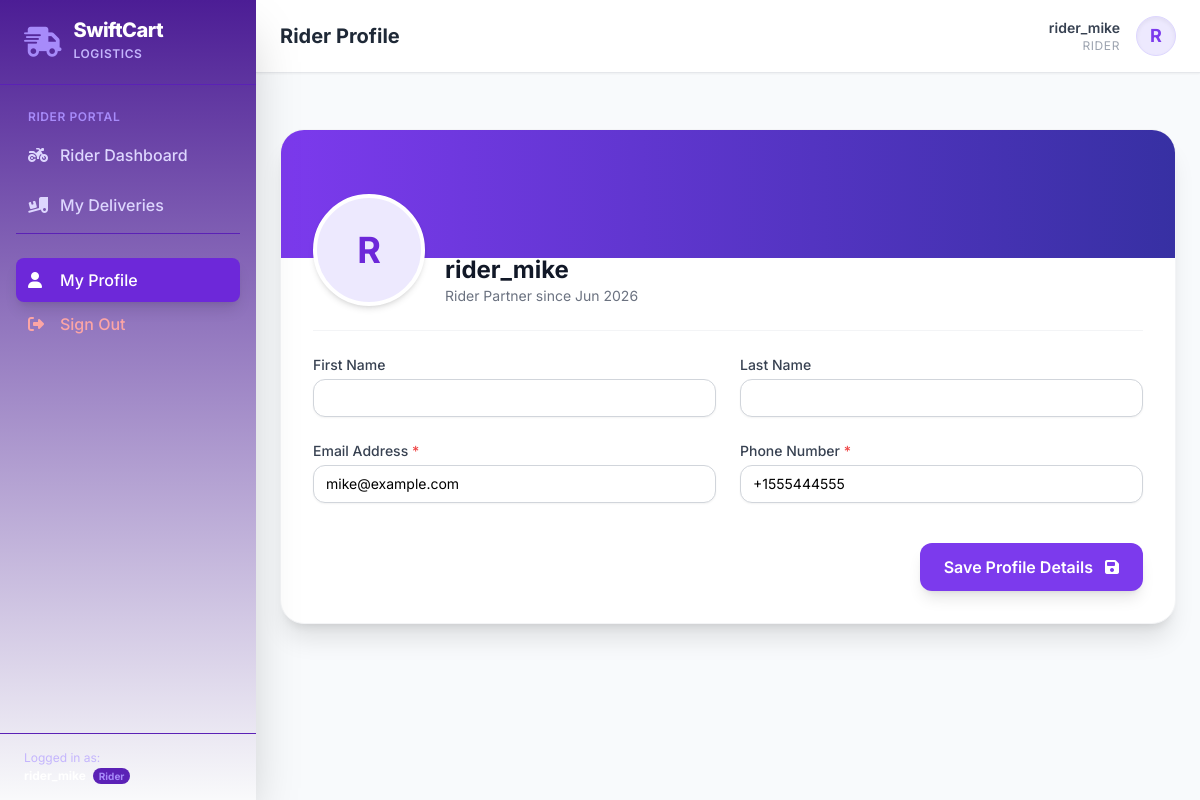
The page /accounts/profile/ (signed in) on the database its author committed.
### accounts/models.py (models this page shows, shortened)
class User(AbstractUser):
    class Role(models.TextChoices):
        ADMIN = 'ADMIN', 'Admin/Warehouse'
        CUSTOMER = 'CUSTOMER', 'Customer'
        RIDER = 'RIDER', 'Rider'
    role = models.CharField(
        max_length=20,
        choices=Role.choices,
        default=Role.CUSTOMER
    )
    def is_admin(self):
        return self.role == self.Role.ADMIN or self.is_superuser
    def is_customer(self):
        return self.role == self.Role.CUSTOMER
    def is_rider(self):
        return self.role == self.Role.RIDER

class RiderProfile(models.Model):
    user = models.OneToOneField(User, on_delete=models.CASCADE, related_name='rider_profile')
    phone_number = models.CharField(max_length=15)
    is_online = models.BooleanField(default=False)

### accounts/views.py (the view)
# urls.py: path('profile/', views.profile_view, name='profile'),
@login_required
def profile_view(request):
    user = request.user
    if user.is_customer():
        form_class = CustomerProfileForm
        template_name = 'accounts/profile_customer.html'
    elif user.is_rider():
        form_class = RiderProfileForm
        template_name = 'accounts/profile_rider.html'
    else:
        messages.info(request, "Admins manage profiles via Admin Panel.")
        return redirect('admin_dashboard')
    if request.method == 'POST':
        form = form_class(request.POST, instance=user)
        if form.is_valid():
            form.save()
            messages.success(request, "Profile updated successfully.")
            return redirect('profile')
    else:
        form = form_class(instance=user)
    return render(request, template_name, {'form': form})

### accounts/forms.py (shortened to what this page needs)
class RiderProfileForm(forms.ModelForm):
    email = forms.EmailField(required=True)
    first_name = forms.CharField(max_length=30, required=False)
    last_name = forms.CharField(max_length=30, required=False)
    phone_number = forms.CharField(max_length=15, required=True)
    class Meta:
        model = User
        fields = ['first_name', 'last_name', 'email']
    def __init__(self, *args, **kwargs):
        super().__init__(*args, **kwargs)
        if self.instance and hasattr(self.instance, 'rider_profile'):
            profile = self.instance.rider_profile
            self.fields['phone_number'].initial = profile.phone_number

### templates/accounts/profile_rider.html (shortened to what this page needs)
{% extends 'base.html' %}
{% block page_title %}Rider Profile{% endblock %}
{% block content %}
<div class="max-w-4xl mx-auto py-8">
    <div class="bg-white shadow-xl rounded-3xl border border-gray-100 overflow-hidden">
        <div class="h-32 bg-gradient-to-r from-violet-600 to-indigo-800"></div>
        <div class="px-8 pb-8 relative">
            <div class="flex flex-col sm:flex-row sm:items-end -mt-16 sm:space-x-5 mb-6">
                <div class="w-28 h-28 rounded-full bg-violet-100 border-4 border-white text-violet-700 flex items-center justify-center font-bold text-4xl shadow-md">
                    {{ user.username|slice:":1"|upper }}
                </div>
                <div class="mt-4 sm:mt-0 flex-1">
                    <h1 class="text-2xl font-bold text-gray-900">{{ user.get_full_name|default:user.username }}</h1>
                    <p class="text-sm text-gray-500">Rider Partner since {{ user.date_joined|date:"M Y" }}</p>
                </div>
            </div>
            <hr class="border-gray-100 my-6">
            <form method="POST" class="space-y-6">
                <div class="grid grid-cols-1 md:grid-cols-2 gap-6">
                    <div>
                        <label for="id_first_name" class="block text-sm font-medium text-gray-700">First Name</label>
                        <input type="text" id="id_first_name" name="first_name" value="{{ form.first_name.value|default:'' }}" class="mt-1 block w-full px-3 py-2 border border-gray-300 rounded-xl shadow-sm focus:ring-brand-500 focus:border-brand-500 sm:text-sm">
                    </div>
                    <div>
                        <label for="id_last_name" class="block text-sm font-medium text-gray-700">Last Name</label>
                        <input type="text" id="id_last_name" name="last_name" value="{{ form.last_name.value|default:'' }}" class="mt-1 block w-full px-3 py-2 border border-gray-300 rounded-xl shadow-sm focus:ring-brand-500 focus:border-brand-500 sm:text-sm">
                    </div>
                    <div>
                        <label for="id_email" class="block text-sm font-medium text-gray-700">Email Address <span class="text-red-500">*</span></label>
                        <input type="email" id="id_email" name="email" value="{{ form.email.value }}" required class="mt-1 block w-full px-3 py-2 border border-gray-300 rounded-xl shadow-sm focus:ring-brand-500 focus:border-brand-500 sm:text-sm">
                    </div>
                    <div>
                        <label for="id_phone_number" class="block text-sm font-medium text-gray-700">Phone Number <span class="text-red-500">*</span></label>
                        <input type="text" id="id_phone_number" name="phone_number" value="{{ form.phone_number.value }}" required class="mt-1 block w-full px-3 py-2 border border-gray-300 rounded-xl shadow-sm focus:ring-brand-500 focus:border-brand-500 sm:text-sm">
                    </div>
                </div>
                <div class="flex justify-end pt-4">
                    <button type="submit" class="px-6 py-3 bg-brand-600 hover:bg-brand-700 text-white font-semibold rounded-xl shadow-lg transition transform hover:-translate-y-0.5">
                        Save Profile Details <i class="fa-solid fa-floppy-disk ml-2 self-center"></i>
                    </button>
                </div>
            </form>
        </div>
    </div>
</div>
{% endblock %}

### templates/base.html (shortened to what this page needs)
<!DOCTYPE html>
<html lang="en" class="h-full bg-gray-50">
<head>
    <script src="https://cdn.tailwindcss.com"></script>
    <link rel="stylesheet" href="https://cdnjs.cloudflare.com/ajax/libs/font-awesome/6.4.0/css/all.min.css">
</head>
<body class="h-full flex flex-col md:flex-row overflow-hidden">
    <aside id="sidebar" class="fixed inset-y-0 left-0 transform -translate-x-full md:relative md:translate-x-0 transition-transform duration-300 ease-in-out bg-gradient-to-b from-brand-900 to-brand-850 text-white w-64 flex flex-col z-40 h-full shadow-2xl">
        <div class="hidden md:flex items-center space-x-3 px-6 py-5 border-b border-brand-800">
            <i class="fa-solid fa-truck-fast text-brand-400 text-3xl animate-bounce-slow"></i>
            <div>
                <h1 class="font-extrabold text-xl tracking-tight leading-none text-white">SwiftCart</h1>
                <span class="text-xs text-brand-300 font-semibold tracking-wider uppercase">Logistics</span>
            </div>
        </div>
        <nav class="flex-1 px-4 py-6 space-y-1.5 overflow-y-auto">
            {% if user.is_authenticated %}
                {% if user.is_admin %}
                    <div class="text-xs font-semibold text-brand-400 uppercase px-3 mb-2 tracking-wider">Warehouse Management</div>
                    <a href="{% url 'admin_dashboard' %}" class="flex items-center space-x-3 px-3 py-2.5 rounded-lg font-medium transition duration-200 hover:bg-brand-800 {% if request.resolver_match.url_name == 'admin_dashboard' %}bg-brand-700 text-white shadow-lg{% else %}text-brand-200{% endif %}">
                        <i class="fa-solid fa-chart-line w-5"></i>
                        <span>Dashboard</span>
                    </a>
                    <a href="{% url 'admin_products' %}" class="flex items-center space-x-3 px-3 py-2.5 rounded-lg font-medium transition duration-200 hover:bg-brand-800 {% if request.resolver_match.url_name == 'admin_products' or 'product' in request.resolver_match.url_name %}bg-brand-700 text-white shadow-lg{% else %}text-brand-200{% endif %}">
                        <i class="fa-solid fa-boxes-stacked w-5"></i>
                        <span>Products</span>
                    </a>
                    <a href="{% url 'admin_orders' %}" class="flex items-center space-x-3 px-3 py-2.5 rounded-lg font-medium transition duration-200 hover:bg-brand-800 {% if request.resolver_match.url_name == 'admin_orders' %}bg-brand-700 text-white shadow-lg{% else %}text-brand-200{% endif %}">
                        <i class="fa-solid fa-list-check w-5"></i>
                        <span>Orders</span>
                    </a>
                    <a href="{% url 'admin_riders' %}" class="flex items-center space-x-3 px-3 py-2.5 rounded-lg font-medium transition duration-200 hover:bg-brand-800 {% if request.resolver_match.url_name == 'admin_riders' %}bg-brand-700 text-white shadow-lg{% else %}text-brand-200{% endif %}">
                        <i class="fa-solid fa-motorcycle w-5"></i>
                        <span>Riders</span>
                    </a>
                    <a href="{% url 'admin_customers' %}" class="flex items-center space-x-3 px-3 py-2.5 rounded-lg font-medium transition duration-200 hover:bg-brand-800 {% if request.resolver_match.url_name == 'admin_customers' %}bg-brand-700 text-white shadow-lg{% else %}text-brand-200{% endif %}">
                        <i class="fa-solid fa-users w-5"></i>
                        <span>Customers</span>
                    </a>
                {% elif user.is_rider %}
                    <div class="text-xs font-semibold text-brand-400 uppercase px-3 mb-2 tracking-wider">Rider Portal</div>
                    <a href="{% url 'rider_dashboard' %}" class="flex items-center space-x-3 px-3 py-2.5 rounded-lg font-medium transition duration-200 hover:bg-brand-800 {% if request.resolver_match.url_name == 'rider_dashboard' %}bg-brand-700 text-white shadow-lg{% else %}text-brand-200{% endif %}">
                        <i class="fa-solid fa-motorcycle w-5"></i>
                        <span>Rider Dashboard</span>
                    </a>
                    <a href="{% url 'rider_accepted_orders' %}" class="flex items-center space-x-3 px-3 py-2.5 rounded-lg font-medium transition duration-200 hover:bg-brand-800 {% if request.resolver_match.url_name == 'rider_accepted_orders' %}bg-brand-700 text-white shadow-lg{% else %}text-brand-200{% endif %}">
                        <i class="fa-solid fa-truck-ramp-box w-5"></i>
                        <span>My Deliveries</span>
                    </a>
                {% endif %}
                <div class="pt-6 border-t border-brand-800 mt-6">
                    <a href="{% url 'profile' %}" class="flex items-center space-x-3 px-3 py-2.5 rounded-lg font-medium transition duration-200 hover:bg-brand-800 {% if request.resolver_match.url_name == 'profile' %}bg-brand-700 text-white shadow-lg{% else %}text-brand-200{% endif %}">
                        <i class="fa-solid fa-user w-5"></i>
                        <span>My Profile</span>
                    </a>
                    <a href="{% url 'logout' %}" class="flex items-center space-x-3 px-3 py-2.5 rounded-lg font-medium transition duration-200 text-red-300 hover:bg-red-950/40">
                        <i class="fa-solid fa-right-from-bracket w-5"></i>
                        <span>Sign Out</span>
                    </a>
                </div>
            {% endif %}
        </nav>
        <div class="px-6 py-4 border-t border-brand-800 text-xs text-brand-300">
            <span>Logged in as:</span>
            <div class="font-bold text-white truncate mt-0.5">
                {% if user.is_authenticated %}
                    <span class="text-[10px] text-brand-400 bg-brand-800 px-1.5 py-0.5 rounded-full ml-1">
                        {{ user.get_role_display }}
                    </span>
                {% else %}
                    Guest
                {% endif %}
            </div>
        </div>
    </aside>
    <main class="flex-1 flex flex-col overflow-hidden min-h-screen">
        <header class="bg-white border-b border-gray-200 px-6 py-4 flex items-center justify-between shadow-sm z-30">
            <div>
                <h2 class="text-xl font-bold text-gray-800 capitalize">
                    {% block page_title %}Dashboard{% endblock %}
                </h2>
            </div>
            <div class="flex items-center space-x-4">
                {% if user.is_authenticated %}
                    <div class="hidden sm:flex flex-col text-right">
                        <span class="text-sm font-semibold text-gray-700">{{ user.get_full_name|default:user.username }}</span>
                        <span class="text-xs text-gray-400 uppercase tracking-wider">{{ user.get_role_display }}</span>
                    </div>
                    <a href="{% url 'profile' %}" class="w-10 h-10 rounded-full bg-brand-100 border border-brand-200 text-brand-600 flex items-center justify-center font-bold text-lg shadow-inner hover:bg-brand-200 transition">
                        {{ user.username|slice:":1"|upper }}
                    </a>
                {% else %}
                    <a href="{% url 'login' %}" class="text-sm font-semibold text-brand-600 hover:text-brand-800 transition">Sign In</a>
                    <a href="{% url 'register_customer' %}" class="px-4 py-2 bg-brand-600 hover:bg-brand-700 text-white text-sm font-semibold rounded-lg shadow-md transition">Register</a>
                {% endif %}
            </div>
        </header>
        <section class="flex-1 overflow-y-auto p-6 bg-slate-50">
            {% block content %}{% endblock %}
        </section>
    </main>
</body>
</html>

### templates/base.html (style rules this page uses)
body { font-family: 'Inter', sans-serif; }

### rows shown on the page
User: role "Rider", get_full_name "rider_mike", role "RIDER", username "R", date_joined "Jun 2026", email "mike@example.com"
RiderProfile: phone_number "+1555444555"
